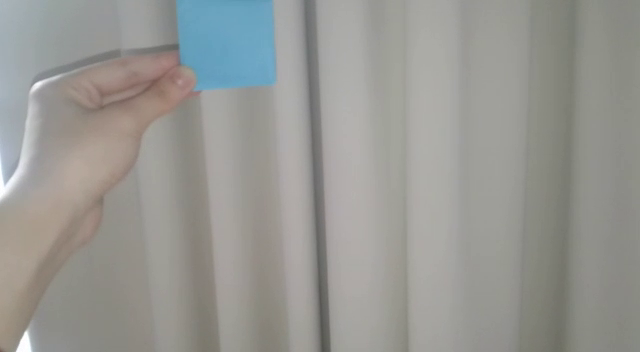
#> input picture frame 32 of Implémentation MeanShift/video/test.mp4, 640 x 352 px
$ python meanShiftTracking.py
#> lines starting #> are read from the running program, lines starting #| are printed output that depends on the picture; after the words box and inside, x2 and y2 are one past the last pixel; in counts of white or black regions, pixels touching at a corner belong together
# -*- coding: utf-8 -*-
"""
Created on Tue Oct 30 22:50:34 2018

@author: Hasnaa Daoud
"""

import cv2
import numpy as np

video=cv2.VideoCapture("../video/test.mp4") #Path à modifier
success,firstimage=video.read() #recupérer la première image de la vidéo
#> firstimage is the input picture: shape (352, 640, 3); mean B, G, R 147, 151.2, 151.3
print(firstimage)
#> (printed output is left out)
x=195 #coordonnée x du point gauche haut  de l'objet à suivre
y=120#coordonnée y du point gauche haut de l'objet à suivre
width=100 #largeur de l'objet
height=100 #hauteur de l'objet
objet=firstimage[y:y+height,x:x+width]
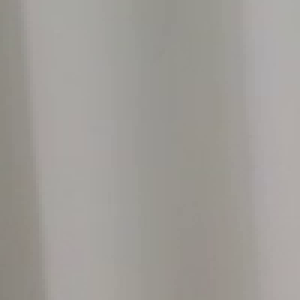
#> objet: shape (100, 100, 3) (shown 3 times larger); mean B, G, R 151.9, 156.6, 160
hsv_objet=cv2.cvtColor(objet,cv2.COLOR_BGR2HSV)
#> hsv_objet: shape (100, 100, 3); mean H, S, V 20.9, 13.2, 160
objet_hist=cv2.calcHist([hsv_objet],[0],None,[180],[0,180])
#> objet_hist = 180 values, max 3334 at index 20, min 0 at index 1, mean 55.56
objet_hist=cv2.normalize(objet_hist,objet_hist,0,255,cv2.NORM_MINMAX)
#> objet_hist = 180 values, max 255 at index 20, min 0 at index 1, mean 4.25
#print(objet_hist)
term_criteria=(cv2.TERM_CRITERIA_EPS | cv2.TERM_CRITERIA_COUNT,10,1 )
while True:
    _,frame=video.read()
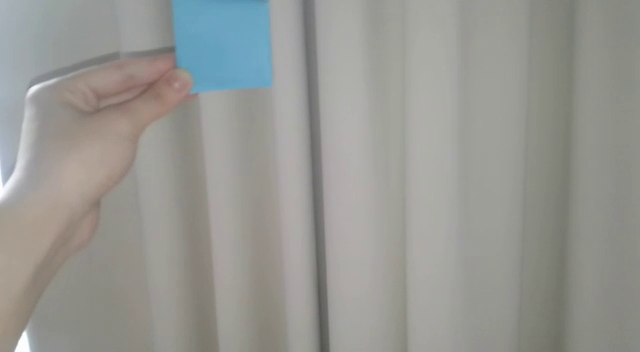
#> input picture frame 33 of Implémentation MeanShift/video/test.mp4, 640 x 352 px
#> frame is the input picture: shape (352, 640, 3); mean B, G, R 147.1, 151.2, 151.1
    hsv=cv2.cvtColor(frame,cv2.COLOR_BGR2HSV)
#> hsv: shape (352, 640, 3); mean H, S, V 32.2, 18.2, 154.9
    mask=cv2.calcBackProject([hsv],[0],objet_hist,[0,180],1)
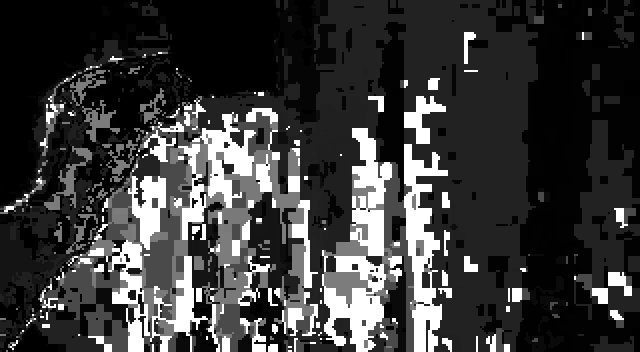
#> mask: shape (352, 640); min 0, max 255, mean 58.2
    _,track_window=cv2.meanShift(mask,(x,y,width,height),term_criteria)
#> track_window = (171, 116, 100, 100)
    x,y,w,h=track_window
#> x = 171; y = 116; w = 100; h = 100
    cv2.rectangle(frame,(x,y),(x+w,y+h),(0,255,0),2)
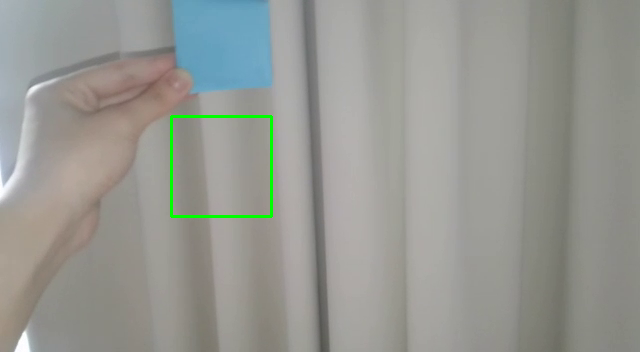
#> frame: shape (352, 640, 3); 0.53% of pixels changed, all inside (x1, y1, x2, y2) = (170, 115, 273, 218)
    cv2.imshow("objet",objet)
    cv2.imshow("mask",mask)
    cv2.imshow("Frame",frame)
    cv2.imshow("FirstImage",firstimage)
    key=cv2.waitKey(60)
#> (key Esc is pressed here)
    if key==27:
        break
video.release()
cv2.destroyAllWindows()

$ run again, starting later in the video
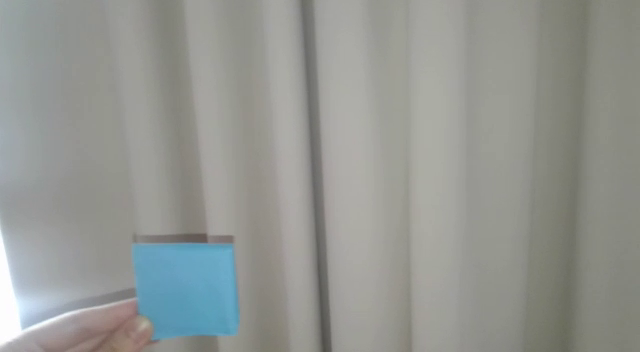
#> input picture frame 145 of Implémentation MeanShift/video/test.mp4, 640 x 352 px
#> firstimage is the input picture: shape (352, 640, 3); mean B, G, R 146.1, 150.5, 148
#> (printed output is left out)
#> hsv_objet: shape (100, 100, 3); mean H, S, V 21.3, 13.2, 158.1
#> `objet_hist=cv2.calcHist([hsv_objet],[0],None,[180],[0,180])`: objet_hist = 180 values, max 3262 at index 20, min 0 at index 0, mean 55.56
#> `objet_hist=cv2.normalize(objet_hist,objet_hist,0,255,cv2.NORM_MINMAX)`: objet_hist = 180 values, max 255 at index 20, min 0 at index 0, mean 4.34
#> hsv: shape (352, 640, 3); mean H, S, V 37.7, 17.7, 152.5
#> `mask=cv2.calcBackProject([hsv],[0],objet_hist,[0,180],1)`:
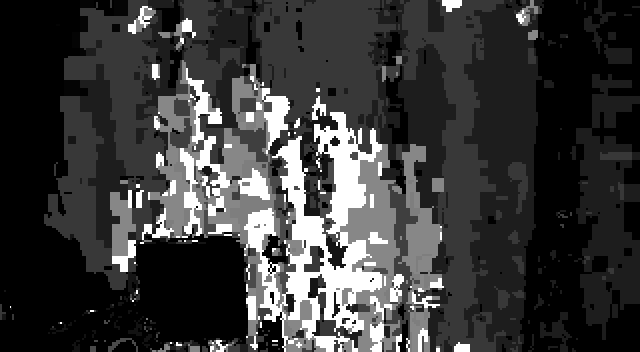
#> mask: shape (352, 640); min 0, max 255, mean 57.9
#> track_window = (175, 142, 100, 100)
#> x = 175; y = 142; w = 100
#> `cv2.rectangle(frame,(x,y),(x+w,y+h),(0,255,0),2)`:
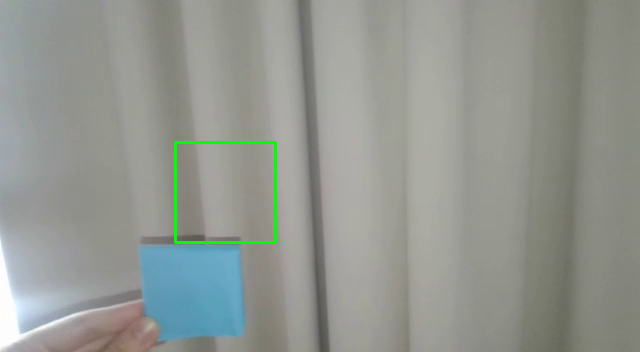
#> frame: shape (352, 640, 3); mean B, G, R 145.1, 150.9, 147.1

$ run again, starting later in the video
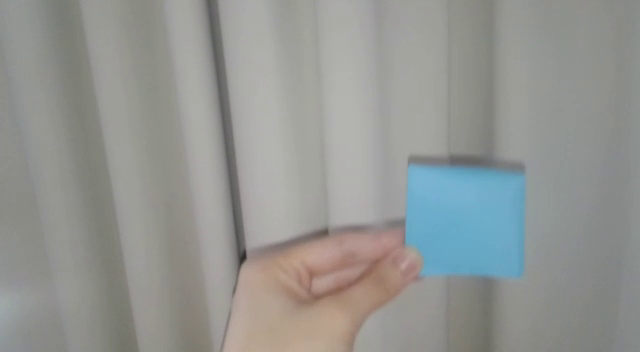
#> input picture frame 259 of Implémentation MeanShift/video/test.mp4, 640 x 352 px
#> firstimage is the input picture: shape (352, 640, 3); mean B, G, R 146.6, 149.3, 147.8
#> (printed output is left out)
#> hsv_objet: shape (100, 100, 3); mean H, S, V 29.5, 6.5, 163.1
#> `objet_hist=cv2.calcHist([hsv_objet],[0],None,[180],[0,180])`: objet_hist = 180 values, max 4200 at index 30, min 0 at index 1, mean 55.56
#> `objet_hist=cv2.normalize(objet_hist,objet_hist,0,255,cv2.NORM_MINMAX)`: objet_hist = 180 values, max 255 at index 30, min 0 at index 1, mean 3.37
#> hsv: shape (352, 640, 3); mean H, S, V 38.7, 17.9, 153.3
#> `mask=cv2.calcBackProject([hsv],[0],objet_hist,[0,180],1)`:
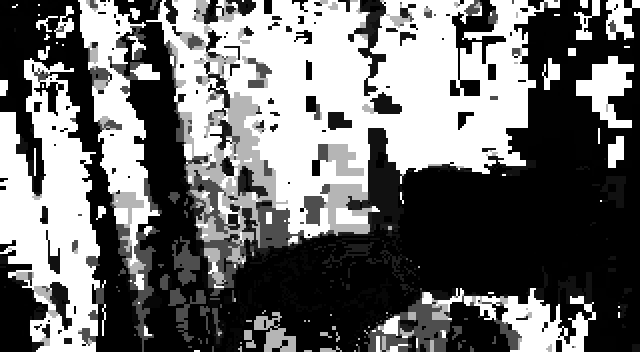
#> mask: shape (352, 640); min 0, max 255, mean 109.7
#> track_window = (233, 93, 100, 100)
#> x = 233; y = 93; w = 100
#> `cv2.rectangle(frame,(x,y),(x+w,y+h),(0,255,0),2)`:
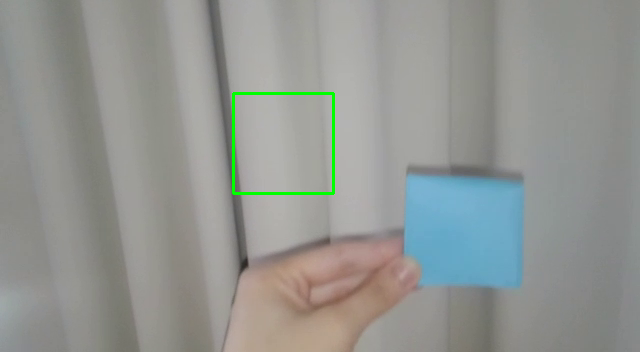
#> frame: shape (352, 640, 3); mean B, G, R 145.9, 149.8, 146.9
